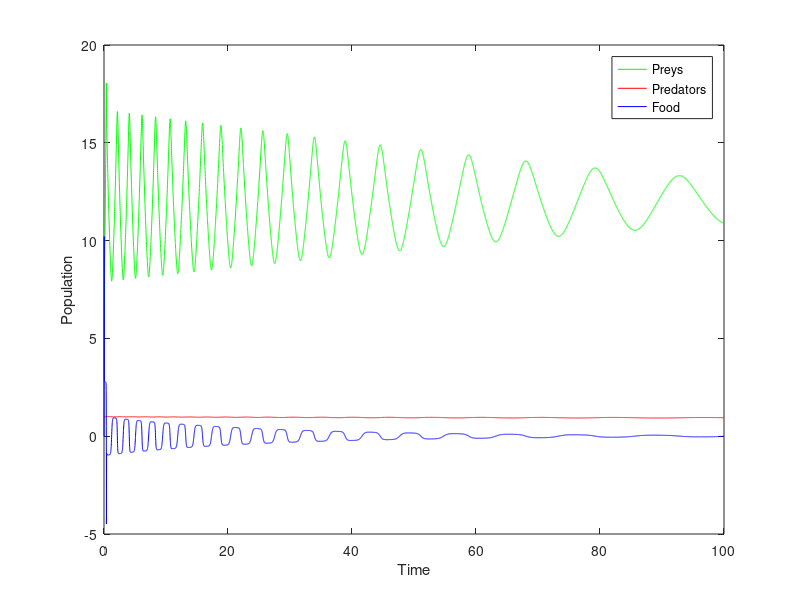

Source code (MATLAB):
N = 100; %time
h = 0.01;
M = 0:h:N; %time grid

x1 = zeros(1, length(M));
x2 = zeros(1, length(M));
alpha1 = zeros(1, length(M));
U = zeros(1, length(M));

x1 = zeros(1, length(M));
x2 = zeros(1, length(M));
alpha1 = zeros(1, length(M));
U = zeros(1, length(M));
 
alpha2 = 0.06; %predator attrition rate
beta1 = 0.005; %prey attrition rate
beta2 = 0.005; %predator fertility rate
 
x1(1) = 6; %initial conditions of population preys
x2(1) = 1; %initial conditions of population predators
alpha1(1) = 0; %initial conditions of food
U(1) = 0;
xc = 12.0;
B = 10; %population of predators
 
T1 = 0.02;
T2 = 0.6;
r = 0.001

for n=1:(length(M) - 1)
      f1 = alpha1(n)*x1(n) - beta1*x1(n)*x2(n);
       f2 = -alpha2*x2(n) + beta2*x1(n)*x2(n);
       
       psi = x1(n) - xc;
       P = 4 / (exp(psi) + exp(-psi))^2;
       dPdt = (8*(exp(-psi)*f1 - exp(psi)*f1))/(exp(-psi) + exp(psi))^3;
       df2dt = -alpha2 * f2 + beta2 * (f1 * x2(n) + x1(n) * f2);
       psi0 = x2(n) + B*tanh(psi);
       dpsi0dt = f2 + P*f1;
       dfidt = ((-(T2^(-1) * dpsi0dt + df2dt) * B * P * x1(n) + B * (dPdt * x1(n) + P * f1) * (T2^(-1) * psi0 + f2)) / (B * P * x1(n))^2) + beta1 * f2;
       fi = - (T2 ^ (-1) * psi0 + f2) / (B * P * x1(n)) + beta1 * x2(n);
       psi1 = alpha1(n) - fi;
       U(n + 1) = -((T1)^(-1) * psi1) + dfidt;
       f3 = r * U(n);

       x1(n + 1) = x1(n) + h*f1;
       x2(n + 1) = x2(n) + h*f2;
       alpha1(n + 1) = alpha1(n) + h*f3;
end
  plot(M, x1, 'g', M, x2, 'r', M, alpha1, 'b');
  xlabel('Time');
  ylabel('Population');
  legend('Preys', 'Predators', 'Food');
% plot(M(100:end), U(100:end));